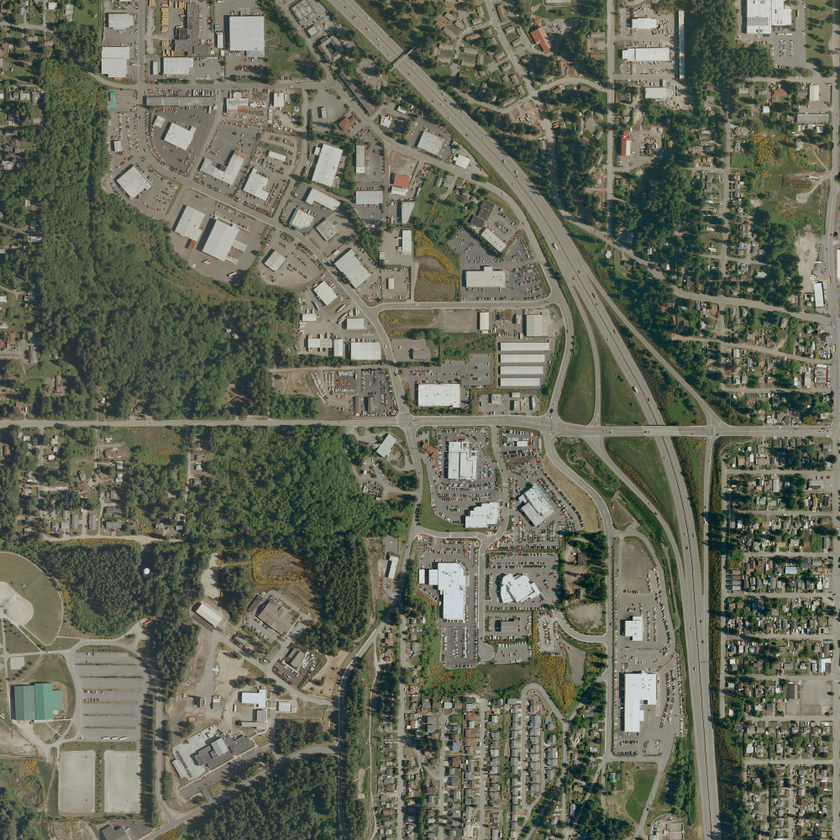
#> input picture Data/Aerial/RGB.png, 840 x 840 px, shrunk from 1000 x 1000 before the run
$ jupyter execute Create_Aerial_Sample.ipynb
#> lines starting #> are read from the running program, lines starting #| are printed output that depends on the picture
[cell 1]
import os
# from osgeo import gdal
import numpy as np
from skimage.io import imread, imsave
from pathlib import Path
import random

[cell 2]
def readImage(fileName):
    if not Path(fileName).is_file():
        print(fileName + "文件无法打开")
    img = imread(fileName)
    # #     The different color bands/channels are stored in the third dimension,
    # such that a gray-image is MxN,
    # an RGB-image MxNx3 and
    # an RGBA-image MxNx4.
    return img

def saveImage(img_arr, fileName):
    imsave(fileName, img_arr)
#     return Path(fileName).is_file()

[cell 3]
# Test read file

input_image_path = "Data/Aerial/RGB/0.tif"
gt_image_path = "Data/Aerial/GT/0.tif"

input_image_path = "Data/Aerial/RGB.png"
gt_image_path = "Data/Aerial/GT.png"

img_rgb = readImage(input_image_path)
#> in readImage, img is the input picture: shape (840, 840, 3); mean R, G, B 100.5, 103.9, 88
img_gt = readImage(gt_image_path)
#> call 2 of readImage, with fileName = 'Data/Aerial/GT.png'
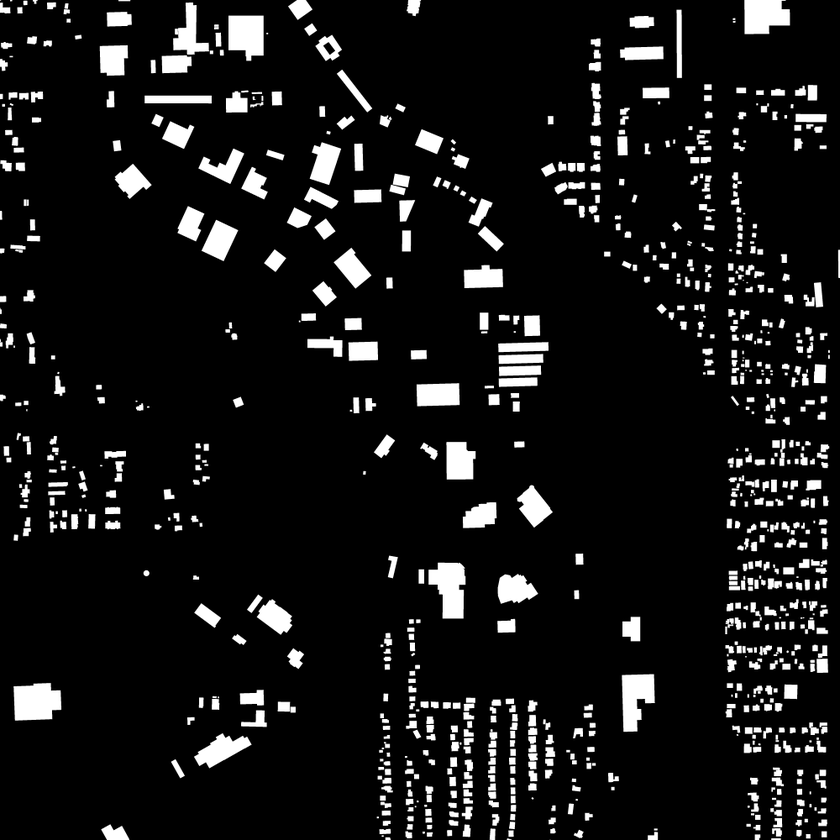
#> input picture Data/Aerial/GT.png, 840 x 840 px, shrunk from 1000 x 1000 before the run
#> in readImage, img is the input picture: shape (840, 840); min 0, max 255, mean 23.2

saveImage(img_rgb, 'Data/Aerial/RGB.Copy.png')
saveImage(img_gt, 'Data/Aerial/GT.Copy.png')

[cell 4]
img_rgb.shape, img_gt.shape
#> Out = ((840, 840, 3), (840, 840))

[cell 5]
import matplotlib.pyplot as plt

plt.subplot(1, 2, 1)
plt.imshow(img_rgb)
plt.subplot(1, 2, 2)
plt.imshow(img_gt, cmap='gray')
plt.show()

[cell 6]
# save image.

[cell 7]
def ImgCrop(ImgPath, SavePath, CropSize, RepetitionRate, extension='.png'):

    Path(SavePath).mkdir(parents=True, exist_ok=True)

    img = readImage(ImgPath)
    width = img.shape[1]
    height = img.shape[0]
    print(f"Image Size (H, W):{height, width}")

    #  获取当前文件夹的文件个数len,并以len+1命名即将裁剪得到的图像
    #  new_name = len(os.listdir(SavePath)) + 1
    #  裁剪图片,重复率为RepetitionRate
    new_name = 0
    for i in range(int((height - CropSize * RepetitionRate) / (CropSize * (1 - RepetitionRate)))):
        for j in range(int((width - CropSize * RepetitionRate) / (CropSize * (1 - RepetitionRate)))):
            #  如果图像是单波段
            if(len(img.shape) == 2):
                cropped = img[int(i * CropSize * (1 - RepetitionRate)): int(i * CropSize * (1 - RepetitionRate)) + CropSize,
                              int(j * CropSize * (1 - RepetitionRate)): int(j * CropSize * (1 - RepetitionRate)) + CropSize]
            #  如果图像是多波段
            else:
                cropped = img[int(i * CropSize * (1 - RepetitionRate)): int(i * CropSize * (1 - RepetitionRate)) + CropSize,
                              int(j * CropSize * (1 - RepetitionRate)): int(j * CropSize * (1 - RepetitionRate)) + CropSize, :]
            #  写图像
            saveImage(cropped, f"{SavePath}/{str(new_name)}{extension}")
            #  文件名 + 1
            new_name = new_name + 1
    #  向前裁剪最后一列
    for i in range(int((height-CropSize*RepetitionRate)/(CropSize*(1-RepetitionRate)))):
        if(len(img.shape) == 2):
            cropped = img[int(i * CropSize * (1 - RepetitionRate)): int(i * CropSize * (1 - RepetitionRate)) + CropSize,
                          (width - CropSize): width]
        else:
            cropped = img[int(i * CropSize * (1 - RepetitionRate)): int(i * CropSize * (1 - RepetitionRate)) + CropSize,
                          (width - CropSize): width, :]
        #  写图像
        saveImage(cropped, f"{SavePath}/{str(new_name)}{extension}")
        new_name = new_name + 1
    #  向前裁剪最后一行
    for j in range(int((width - CropSize * RepetitionRate) / (CropSize * (1 - RepetitionRate)))):
        if(len(img.shape) == 2):
            cropped = img[(height - CropSize): height,
                          int(j * CropSize * (1 - RepetitionRate)): int(j * CropSize * (1 - RepetitionRate)) + CropSize]
        else:
            cropped = img[(height - CropSize): height,
                          int(j * CropSize * (1 - RepetitionRate)): int(j * CropSize * (1 - RepetitionRate)) + CropSize, :]
        saveImage(cropped, f"{SavePath}/{str(new_name)}{extension}")
        #  文件名 + 1
        new_name = new_name + 1
    #  裁剪右下角
    if(len(img.shape) == 2):
        cropped = img[(height - CropSize): height,
                      (width - CropSize): width]
    else:
        cropped = img[(height - CropSize): height,
                      (width - CropSize): width, :
                      ]
    saveImage(cropped, f"{SavePath}/{str(new_name)}{extension}")
    new_name = new_name + 1

[cell 8]
def RandomCrop(ImagePath, LabelPath, ImgSavePath, LabelSavePath, CropSize, CutNum, extension='.png'):

    Path(ImgSavePath).mkdir(parents=True, exist_ok=True)
    Path(LabelSavePath).mkdir(parents=True, exist_ok=True)

    img = readImage(ImagePath)
    width = img.shape[1]
    height = img.shape[0]
    label = readImage(LabelPath)
#  获取当前文件夹的文件个数len,并以len+1命名即将裁剪得到的图像
#     fileNum = len(os.listdir(IamgeSavePath))
    fileNum = 0
    new_name = fileNum + 1
    while(new_name < CutNum + fileNum + 1):
        #  生成剪切图像的左上角XY坐标
        UpperLeftX = random.randint(0, height - CropSize)
        UpperLeftY = random.randint(0, width - CropSize)
        if(len(img.shape) == 2):
            imgCrop = img[UpperLeftX: UpperLeftX + CropSize,
                          UpperLeftY: UpperLeftY + CropSize]
        else:
            imgCrop = img[UpperLeftX: UpperLeftX + CropSize,
                          UpperLeftY: UpperLeftY + CropSize, :]
        if(len(label.shape) == 2):
            labelCrop = label[UpperLeftX: UpperLeftX + CropSize,
                              UpperLeftY: UpperLeftY + CropSize]
        else:
            labelCrop = label[UpperLeftX: UpperLeftX + CropSize,
                              UpperLeftY: UpperLeftY + CropSize, :]
        saveImage(imgCrop, f"{ImgSavePath}/{str(new_name)}{extension}" )
        saveImage(labelCrop,f"{LabelSavePath}/{str(new_name)}{extension}")
        new_name = new_name + 1

[cell 9]
RGB_Path = "Data/Aerial/RGB.png"
RGB_SavePath = "Data/Aerial/RGBPNG"

GT_Path = "Data/Aerial/GT.png"
GT_SavePath = "Data/Aerial/GTPNG"

CropSize = 250 # 128
RepetitionRate = 0

ImgCrop(RGB_Path, RGB_SavePath, CropSize, RepetitionRate)
#| Image Size (H, W):(840, 840)
#> the loop in ImgCrop, `for i in range(int((height - CropSize * RepetitionRate) / (CropSize * ..` made 3 passes
#> pass 1, in saveImage (call 3), `imsave(fileName, img_arr)`:
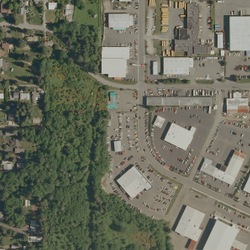
#> saved as 0.png: shape (250, 250, 3); mean R, G, B 107.4, 109.3, 93.7
#> pass 1, in saveImage (call 4), `imsave(fileName, img_arr)`:
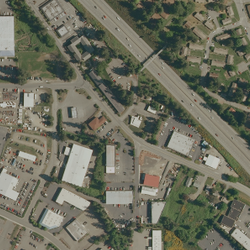
#> saved as 1.png: shape (250, 250, 3); mean R, G, B 108.3, 109.3, 94
#> pass 1, in saveImage (call 5), `imsave(fileName, img_arr)`:
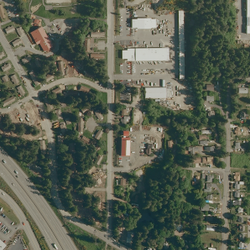
#> saved as 2.png: shape (250, 250, 3); mean R, G, B 88.9, 95.3, 81.2
#> after the loop in ImgCrop, `for i in range(int((height - CropSize * RepetitionRate) / (CropSize * ..`:
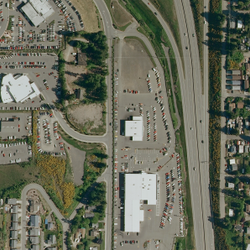
#> cropped: shape (250, 250, 3); mean R, G, B 106, 108.4, 92.2
#> after the loop in ImgCrop, `for i in range(int((height - CropSize * RepetitionRate) / (CropSize * ..`: new_name = 9
#> after the loop in ImgCrop, `for i in range(int((height-CropSize*RepetitionRate)/(CropSize*(1-Repet..`: new_name = 12
#> after the loop in ImgCrop, `for j in range(int((width - CropSize * RepetitionRate) / (CropSize * (..`: new_name = 15
#> in ImgCrop, `cropped = img[(height - CropSize): height, (width - CropSize): width, ..`:
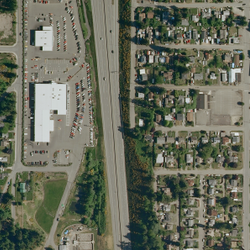
#> cropped: shape (250, 250, 3); mean R, G, B 104.5, 108, 92
#> in ImgCrop, `new_name = new_name + 1`: new_name = 16
ImgCrop(GT_Path, GT_SavePath, CropSize, RepetitionRate)
#> call 2 of ImgCrop, with ImgPath = 'Data/Aerial/GT.png', SavePath = 'Data/Aerial/GTPNG', CropSize = 250, RepetitionRate = 0, extension = '.png'
#| Image Size (H, W):(840, 840)
#> after the loop in ImgCrop (call 2), `for i in range(int((height - CropSize * RepetitionRate) / (CropSize * ..`:
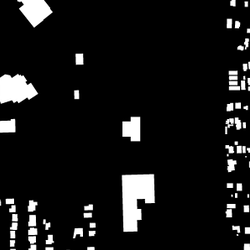
#> cropped: shape (250, 250); min 0, max 255, mean 22.5
#> after the loop in ImgCrop (call 2), `for i in range(int((height - CropSize * RepetitionRate) / (CropSize * ..`: new_name = 9
#> after the loop in ImgCrop (call 2), `for i in range(int((height-CropSize*RepetitionRate)/(CropSize*(1-Repet..`: new_name = 12
#> after the loop in ImgCrop (call 2), `for j in range(int((width - CropSize * RepetitionRate) / (CropSize * (..`: new_name = 15
#> in ImgCrop (call 2), `cropped = img[(height - CropSize): height, (width - CropSize): width]`:
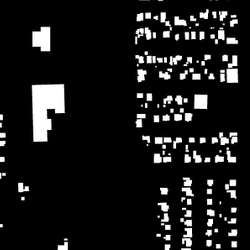
#> cropped: shape (250, 250); min 0, max 255, mean 26.7
#> in ImgCrop (call 2), `new_name = new_name + 1`: new_name = 16

[cell 10]
ImagePath = "Data/Aerial/RGB.png"
LabelPath = "Data/Aerial/GT.png"
ImgSavePath = "Data/Aerial/RGBRandom"
LabelSavePath = "Data/Aerial/GTRandom"
CropSize = 250
CutNum = 100

RandomCrop(ImagePath, LabelPath, ImgSavePath, LabelSavePath, CropSize, CutNum)
#> after the loop in RandomCrop, `while(new_name < CutNum + fileNum + 1):`:
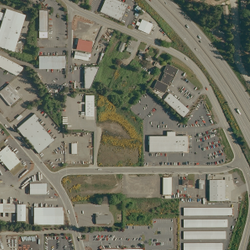
#> imgCrop: shape (250, 250, 3); mean R, G, B 117.8, 117.4, 101.8
#> after the loop in RandomCrop, `while(new_name < CutNum + fileNum + 1):`:
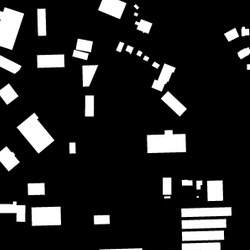
#> labelCrop: shape (250, 250); min 0, max 255, mean 37
#> after the loop in RandomCrop, `while(new_name < CutNum + fileNum + 1):`: new_name = 101
